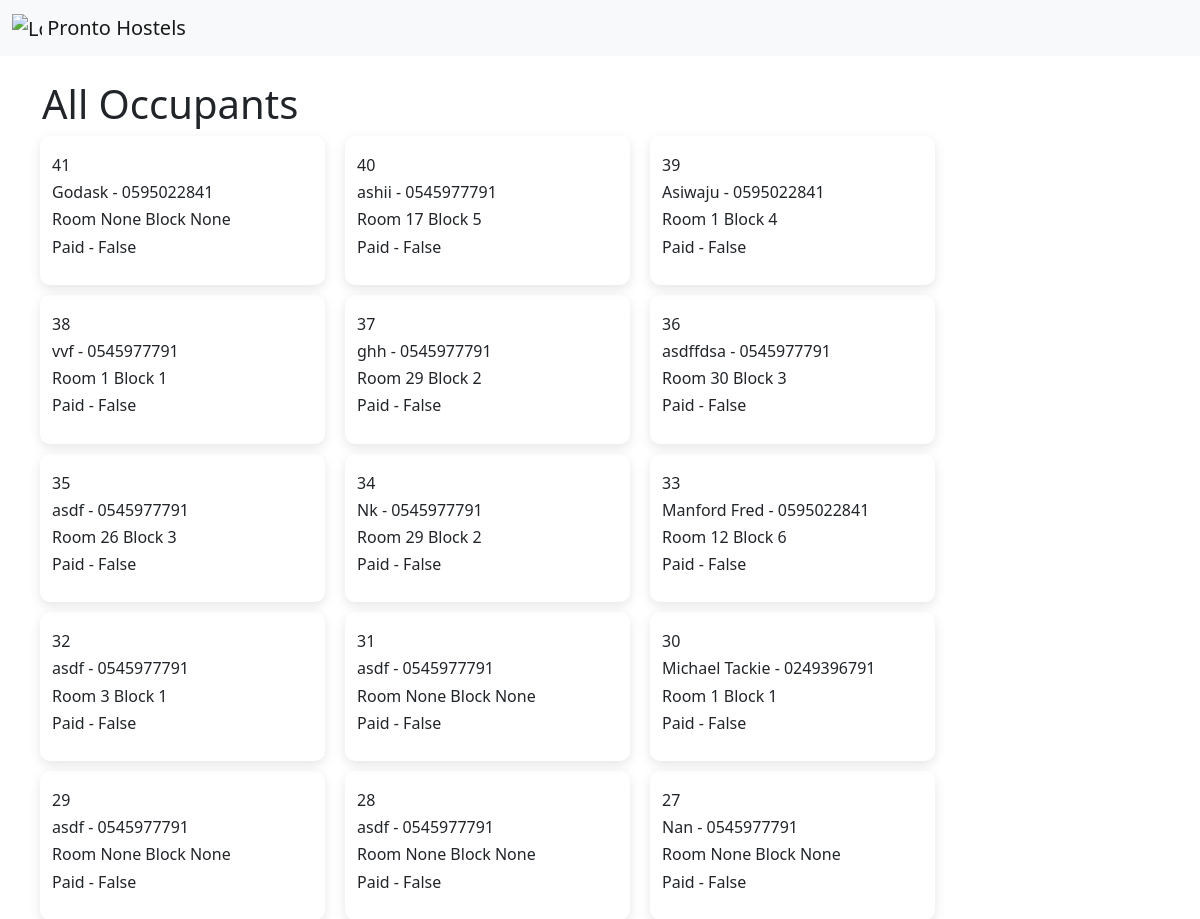
The app's page /occupants (upper part), older data.
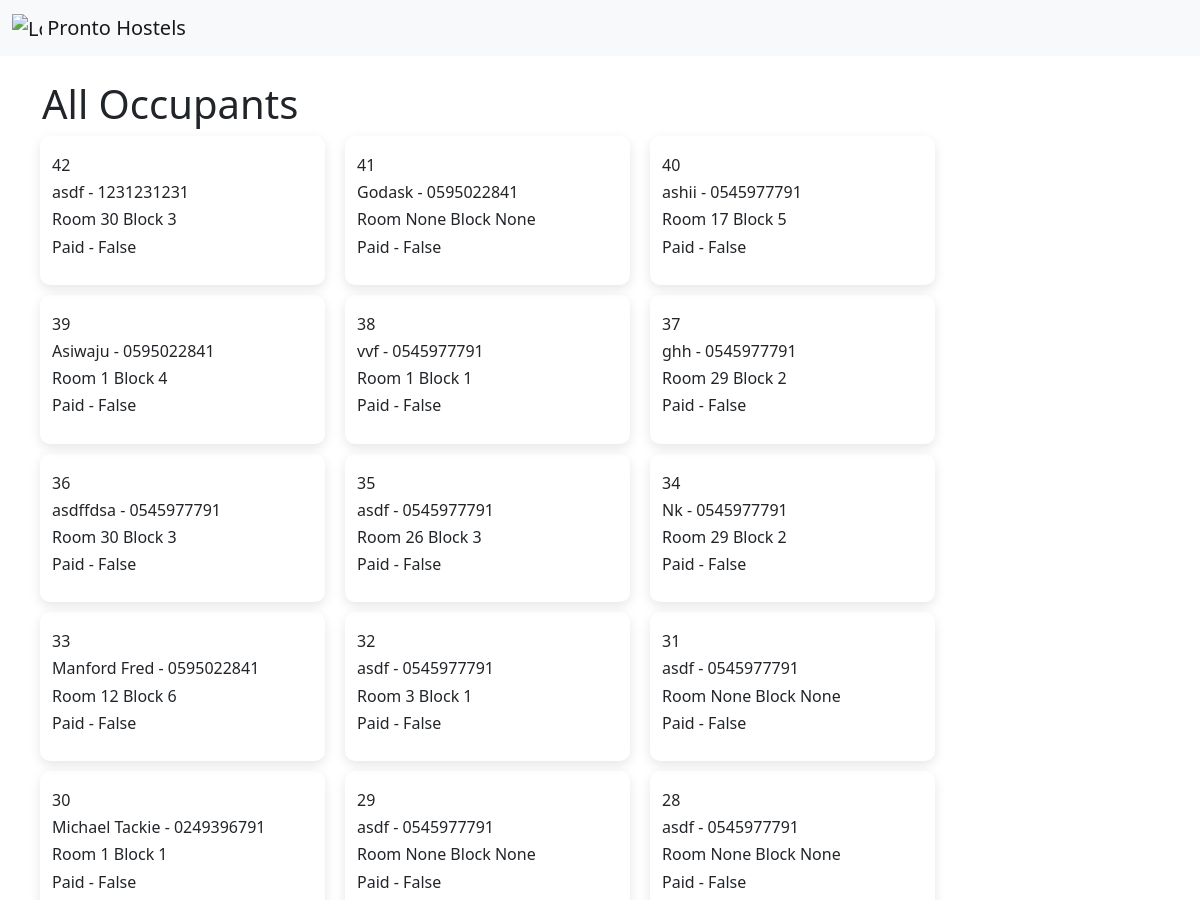
The same page, newer data.
### app.py (models this page shows)
class Occupant(db.Model):
    id = db.Column(db.Integer, primary_key=True)
    name = db.Column(db.String(), nullable=True)
    studentId = db.Column(db.String(), nullable=True)
    phone = db.Column(db.String(), nullable=True)
    course = db.Column(db.String(), nullable=True)
    level = db.Column(db.String(), nullable=True)
    room = db.Column(db.String(), nullable=True)
    block = db.Column(db.String(), nullable=True)
    roomnumber = db.Column(db.String(), nullable=True)
    roomid = db.Column(db.String(), nullable=True)
    roomCost = db.Column(db.Float(), nullable=True, default=0)
    amountPaid = db.Column(db.Float(), nullable=True, default=0)
    due = db.Column(db.Float(), nullable=True)
    paid = db.Column(db.Boolean(), default=False)

### app.py (the view)
@app.route('/occupants', methods=['GET', 'POST'])
def occupants():
    alloccupants = Occupant.query.order_by(Occupant.id.desc()).all()
    return render_template("occupants.html", alloccupants = alloccupants)

### templates/occupants.html
{% extends "layout.html" %}
{% block body %}
<div class="container">
    <h1>All Occupants</h1>
    <div>
        <div class="row">
            {% for o in alloccupants %}
            <div class="col-md-3 col-6 answerCard" >
                    <div>
                            <h6>{{o.id}} </h6>
                            <h6>{{o.name}} - {{o.phone}} </h6>
                            <h6>Room {{o.room}} Block {{o.block}} </h6>
                            <h6>Paid - {{o.paid}} </h6>
                    </div>
                </div>
            {% endfor %}
        </div>
    </div>
</div>
{% endblock %}

### templates/layout.html (shortened to what this page needs)
<!doctype html>
<html lang="en">
<head>
  <link rel="stylesheet" href="{{url_for("static", filename="css/style.css")}}">
  <link href="https://cdn.jsdelivr.net/npm/bootstrap@5.2.1/dist/css/bootstrap.min.css" rel="stylesheet"
>
</head>
<body>
  <header>
    <nav class="navbar bg-light">
        <div class="container-fluid">
          <a class="navbar-brand" href="#">
            <img src="/docs/5.2/assets/brand/bootstrap-logo.svg" alt="Logo" width="30" height="24" class="d-inline-block align-text-top">
            Pronto Hostels
          </a>
        </div>
      </nav>
      <br>
  </header>
  <main>
    {% block body %}
    {% endblock %}
  </main>
</body>
</html>

### static/css/style.css (style rules this page uses)
h6 { margin-bottom: 0; }
nav a { font-size: 17px; }
.answerCard { display: flex; padding: 20px; margin:10px; border: 1px solid rgb(209, 209, 209); border-radius: 10px; box-shadow: rgba(0, 0, 0, 0.1) 0px 4px 12px; border: none; cursor: pointer; }

Row changes from the older to the newer data that the page shows:
no longer on this page (row unchanged): Occupant: id "27", name "Nan", phone "0545977791", room "None", block "None", paid "False"
added Occupant: id "42", name "asdf", phone "1231231231", room "30", block "3", paid "False"
